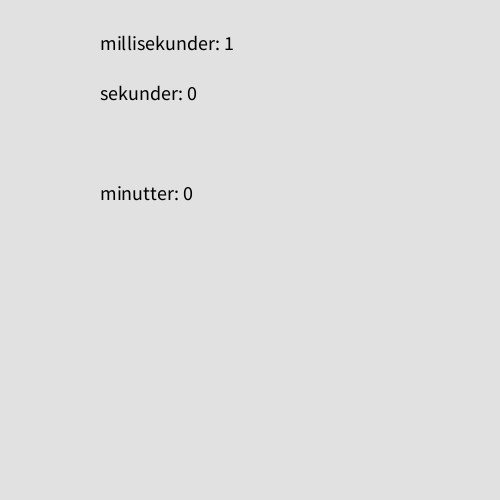
Frame 1 (no input)
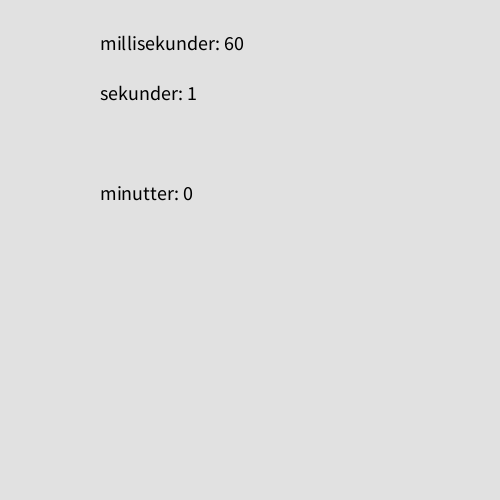
Frame 60 (the mouse pressed at the canvas centre just before this capture)
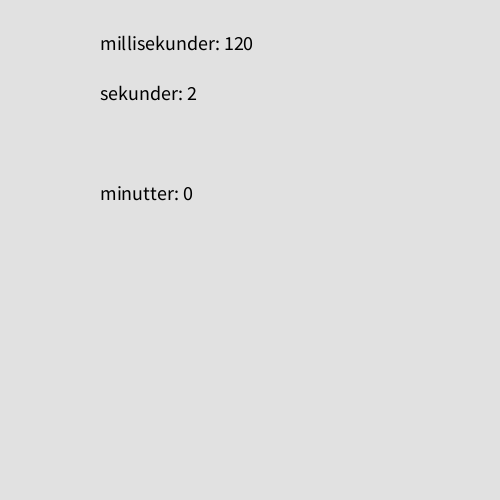
Frame 120 (the mouse held since frame 60 and released just before this capture)

The Processing sketch that drew these frames (run headless with seeded random() and noise(); from frame 60 on, the mouse is pressed at the canvas centre):

// Processing sketch: rubiks_timer
// ── rubiks_timer.pde
//startværdien bruges til at kunne modificere starttiden
int startvalue=0;

// i setup vælges størrelsen af canvas, samt textstørrelsen og farve
void setup(){
  size (500,500);
  textSize(20);
  fill(0);
}

void draw(){
//den laver en ny baggrund efter hver iteration for at tallene ikke "stacker"
  background(225);
  int time=startvalue+frameCount/60;
  println(frameCount);
  int millis=(frameCount);
  text("millisekunder: "+millis, 100, 50);
  int sekunder=(time % 60);
  text("sekunder: "+sekunder, 100,100);
  int minutter=(time/60);
  text("minutter: "+minutter, 100,200);
  
  /*
  text("sekunder: ")
  
  text("sekunder: "+sekunder,100,100);
  text("minutter: "+m,200,100);
  if(sekunder>59){
    frameCount=0;
    m++;
  }
  */
}
